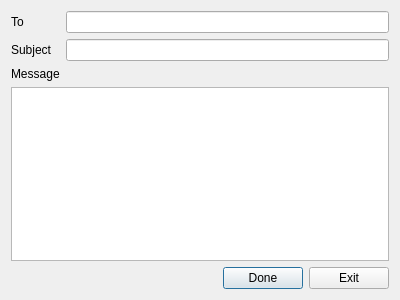
<?xml version="1.0" encoding="UTF-8"?>
<ui version="4.0">
 <class>NewEmailDialog</class>
 <widget class="QDialog" name="NewEmailDialog">
  <property name="geometry">
   <rect>
    <x>0</x>
    <y>0</y>
    <width>400</width>
    <height>300</height>
   </rect>
  </property>
  <property name="windowTitle">
   <string>Dialog</string>
  </property>
  <property name="windowIcon">
   <iconset resource="resource.qrc">
    <normaloff>:/resource/icons/calendar icon.svg</normaloff>:/resource/icons/calendar icon.svg</iconset>
  </property>
  <layout class="QGridLayout" name="gridLayout">
   <item row="0" column="0">
    <widget class="QLabel" name="to_label">
     <property name="text">
      <string>To</string>
     </property>
    </widget>
   </item>
   <item row="6" column="0" colspan="2">
    <layout class="QHBoxLayout" name="horizontalLayout">
     <item>
      <spacer name="horizontalSpacer">
       <property name="orientation">
        <enum>Qt::Horizontal</enum>
       </property>
       <property name="sizeHint" stdset="0">
        <size>
         <width>40</width>
         <height>20</height>
        </size>
       </property>
      </spacer>
     </item>
     <item>
      <widget class="QPushButton" name="done_button">
       <property name="text">
        <string>Done</string>
       </property>
      </widget>
     </item>
     <item>
      <widget class="QPushButton" name="exit_button">
       <property name="text">
        <string>Exit</string>
       </property>
      </widget>
     </item>
    </layout>
   </item>
   <item row="3" column="0" colspan="2">
    <widget class="QTextEdit" name="message_input"/>
   </item>
   <item row="1" column="1">
    <widget class="QLineEdit" name="subject_input"/>
   </item>
   <item row="0" column="1">
    <widget class="QLineEdit" name="to_input"/>
   </item>
   <item row="1" column="0">
    <widget class="QLabel" name="subject_label">
     <property name="text">
      <string>Subject</string>
     </property>
    </widget>
   </item>
   <item row="2" column="0">
    <widget class="QLabel" name="message_label">
     <property name="text">
      <string>Message</string>
     </property>
    </widget>
   </item>
  </layout>
 </widget>
 <tabstops>
  <tabstop>to_input</tabstop>
  <tabstop>subject_input</tabstop>
  <tabstop>message_input</tabstop>
  <tabstop>done_button</tabstop>
  <tabstop>exit_button</tabstop>
 </tabstops>
 <resources>
  <include location="resource.qrc"/>
 </resources>
 <connections/>
</ui>
